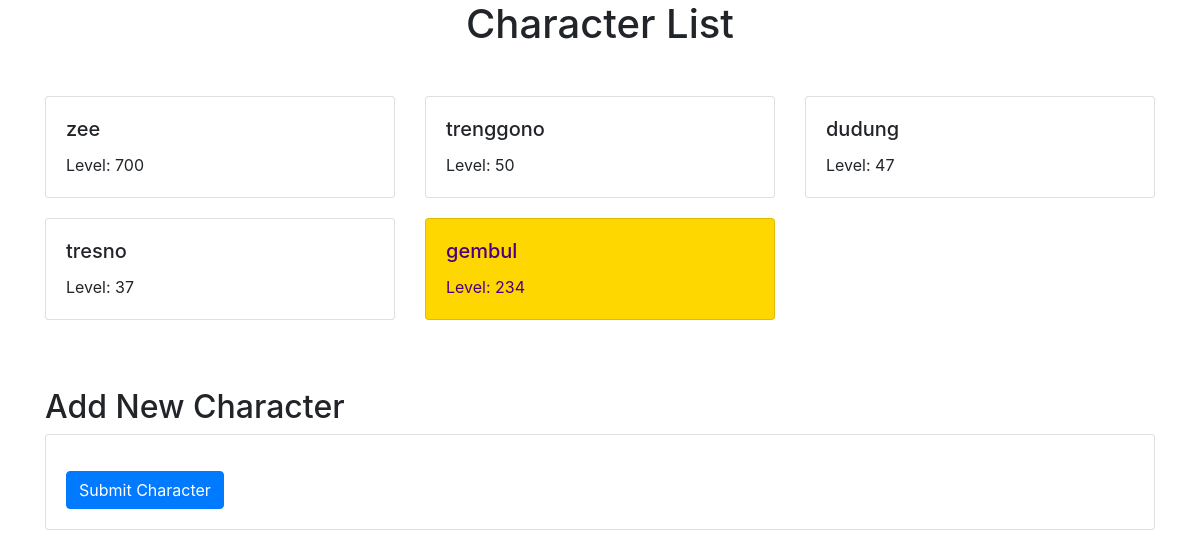
The app's page /characters/ (signed in) with its own data.
### main/models.py (models this page shows)
class Character(models.Model):
    user = models.ForeignKey(User, on_delete=models.CASCADE)
    name = models.CharField(max_length=255)
    level = models.IntegerField()

### main/views.py (the view)
# urls.py: path('characters/', views.character_list, name='character_list'),
def character_list(request):
    characters = Character.objects.filter(user=request.user)
    return render(request, 'char_list.html', {'characters': characters})

### main/templates/char_list.html (shortened to what this page needs)
<!DOCTYPE html>
<html>
<head>
    <link rel="stylesheet" href="https://stackpath.bootstrapcdn.com/bootstrap/4.5.2/css/bootstrap.min.css">
</head>
<body>
    <div class="container">
        <h1 class="text-center mb-5">Character List</h1>
        <div class="row">
            {% for character in characters %}
                <div class="col-md-4">
                    <div class="card {% if forloop.last %}last-card{% endif %}">
                        <div class="card-body">
                            <h5 class="card-title">{{ character.name }}</h5>
                            <p class="card-text">Level: {{ character.level }}</p>
                        </div>
                    </div>
                </div>
            {% endfor %}
        </div>
        <h2 class="mt-5">Add New Character</h2>
        <div class="card">
            <div class="card-body">
                <form method="post">
                    <button type="submit" class="btn btn-primary mt-3">Submit Character</button>
                </form>
            </div>
        </div>
    </div>
</body>
</html>

### main/templates/char_list.html (style rules this page uses)
.card { margin-bottom: 20px; }
.last-card { background-color: #FFD700; color: #4B0082; }

### records on screen
Character: name "zee", level "700"
Character: name "trenggono", level "50"
Character: name "dudung", level "47"
Character: name "tresno", level "37"
Character: name "gembul", level "234"
